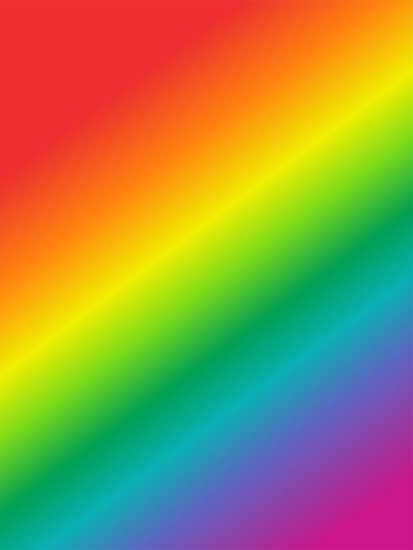
#> input picture data/rainbow.jpg, 413 x 550 px
$ jupyter execute 14_Histograms_Part2.ipynb   (shell and % lines are left out)
#> lines starting #> are read from the running program, lines starting #| are printed output that depends on the picture
[cell 1]
import cv2
import numpy as np
import matplotlib.pyplot as plt

[cell 2]
rainbow = cv2.imread("data/rainbow.jpg")
#> rainbow is the input picture: shape (550, 413, 3); mean B, G, R 72.8, 142.3, 152.3
show_rainbow = cv2.cvtColor(rainbow, cv2.COLOR_BGR2RGB)

img = rainbow
img.shape
#> Out = (550, 413, 3)

[cell 3]
# Creating mask

mask = np.zeros(img.shape[:2], np.uint8)
# Ignoring colour channels

# Creating an ROI for masking
mask[300:400, 100:400] = 255

plt.imshow(mask, cmap = "gray")
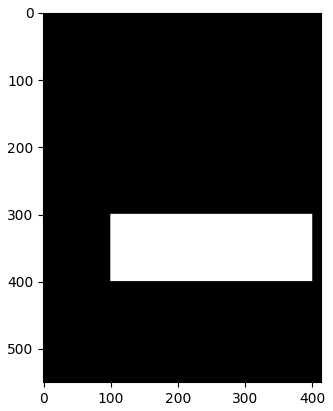
#> figure drawn by matplotlib, 1 panel

[cell 4]
masked_img = cv2.bitwise_and(img, img, mask=mask)
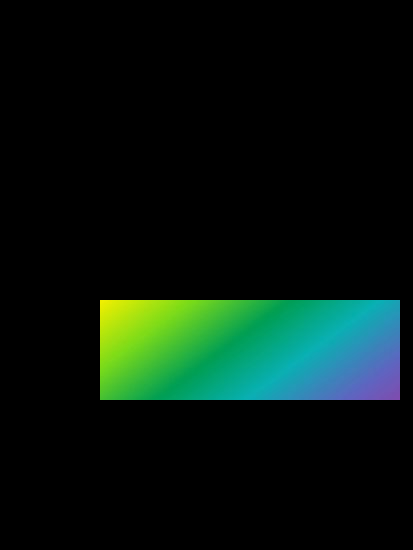
#> masked_img: shape (550, 413, 3); mean B, G, R 14.7, 22.5, 6.8
show_masked_img = cv2.bitwise_and(show_rainbow, show_rainbow, mask=mask)

plt.imshow(masked_img, cmap = "gray")

[cell 5]
plt.imshow(show_masked_img, cmap = "gray")

[cell 6]
# Calculating Histogram masked values for Red channel

hist_mask_values_red = cv2.calcHist([rainbow], channels=[2], mask=mask, histSize=[256], ranges=[0, 256])
#> hist_mask_values_red = 256 values, max 1332 at index 1, min 0 at index 221, mean 117.2

#One more without masking - Just to compare
hist_values_red = cv2.calcHist([rainbow], channels=[2], mask=None, histSize=[256], ranges=[0, 256])
#> hist_values_red = 256 values, max 20471 at index 236, min 70 at index 226, mean 887.3

[cell 7]
plt.plot(hist_mask_values_red)
plt.title("Red histogram for masked Rainbow")
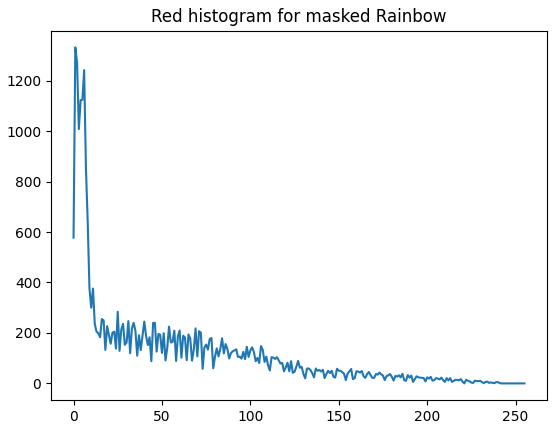
#> figure drawn by matplotlib, 1 panel; curve peaks at x = 1, y = 1332

[cell 8]
plt.plot(hist_values_red)
plt.title("Red histogram for original Rainbow")
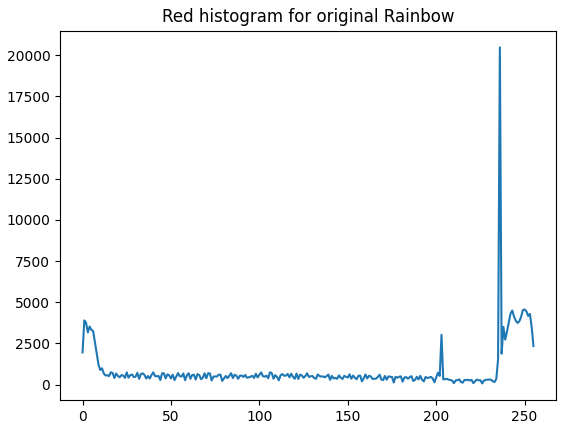
#> figure drawn by matplotlib, 1 panel; curve peaks at x = 236, y = 20471

[cell 9]
# Histogram Equalization

# Upload image as greyscale
gorilla = cv2.imread("data/gorilla.jpg", 0)
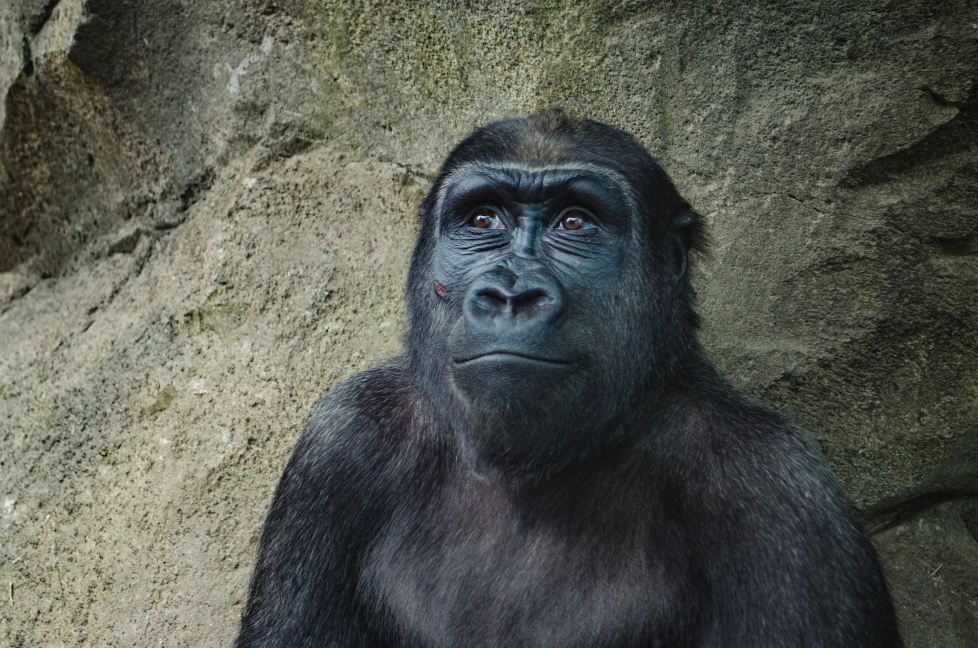
#> input picture data/gorilla.jpg, 1955 x 1295 px (shown at 1/2 size)
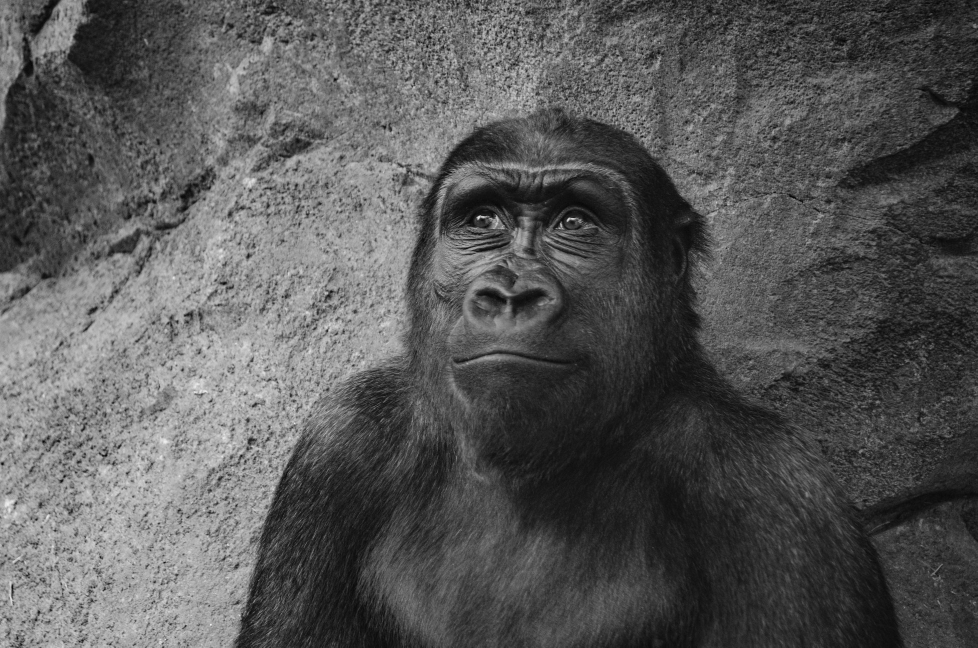
#> gorilla: shape (1295, 1955) (shown at 1/2 size); min 0, max 255, mean 87.1
gorilla.shape
#> Out = (1295, 1955)

[cell 10]
def display_img(img, cmap=None):
    fig = plt.figure(figsize=(10, 8))
    ax = fig.add_subplot(111)
    ax.imshow(img, cmap)

[cell 11]
display_img(gorilla, cmap = "gray")

[cell 12]
# Calculate histogram
hist_values = cv2.calcHist([gorilla], channels=[0], mask=None, histSize=[256], ranges=[0, 256])
#> hist_values = 256 values, max 24421 at index 38, min 0 at index 242, mean 9889.6
plt.plot(hist_values)
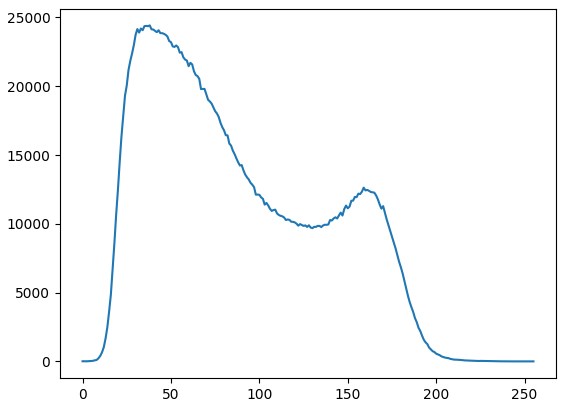
#> figure drawn by matplotlib, 1 panel; curve peaks at x = 38, y = 24421

[cell 13]
# Equalizing histogram
eq_gorilla = cv2.equalizeHist(gorilla)
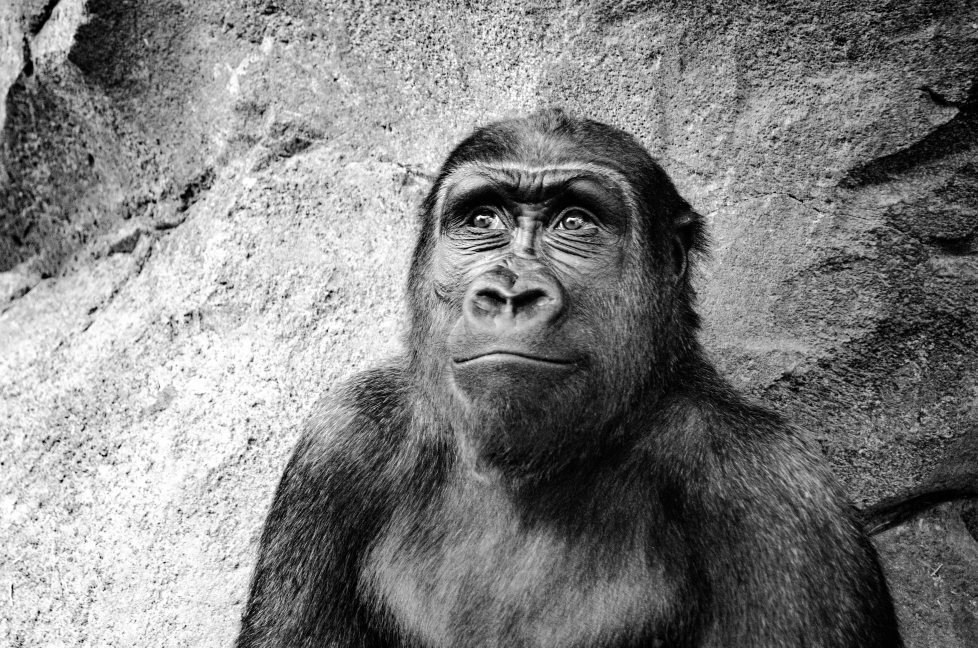
#> eq_gorilla: shape (1295, 1955) (shown at 1/2 size); min 0, max 255, mean 128.3
display_img(eq_gorilla, cmap = "gray")

[cell 14]
# Check histogram
hist_values = cv2.calcHist([eq_gorilla], channels=[0], mask=None, histSize=[256], ranges=[0, 256])
#> hist_values = 256 values, max 24421 at index 45, min 0 at index 6, mean 9889.6
plt.plot(hist_values)
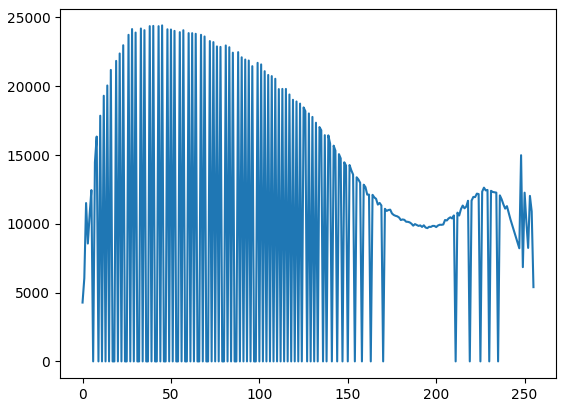
#> figure drawn by matplotlib, 1 panel; curve peaks at x = 45, y = 24421

[cell 15]
# Same activity for a coloured image

color_gorilla = cv2.imread("data/gorilla.jpg")
#> color_gorilla is the input picture: shape (1295, 1955, 3); mean B, G, R 80.4, 88.9, 86
show_gorilla = cv2.cvtColor(color_gorilla, cv2.COLOR_BGR2RGB)
display_img(show_gorilla)

[cell 16]
# To increase the contrast of a coloured image, translate that first to HSV colour scale (Hue, Saturation, Value)

hsv = cv2.cvtColor(color_gorilla, cv2.COLOR_BGR2HSV)
#> hsv: shape (1295, 1955, 3); mean H, S, V 59, 46.4, 91.6
# Check the value channel
print(hsv[:,:,2].min())
#| 1
print(hsv[:,:,2].max())
#| 255

# Now equalize
hsv[:,:,2] = cv2.equalizeHist(hsv[:,:,2])
#> hsv: shape (1295, 1955, 3); mean H, S, V 59, 46.4, 128.3

# Now view the equalized image
eq_color_gorilla = cv2.cvtColor(hsv, cv2.COLOR_HSV2RGB)
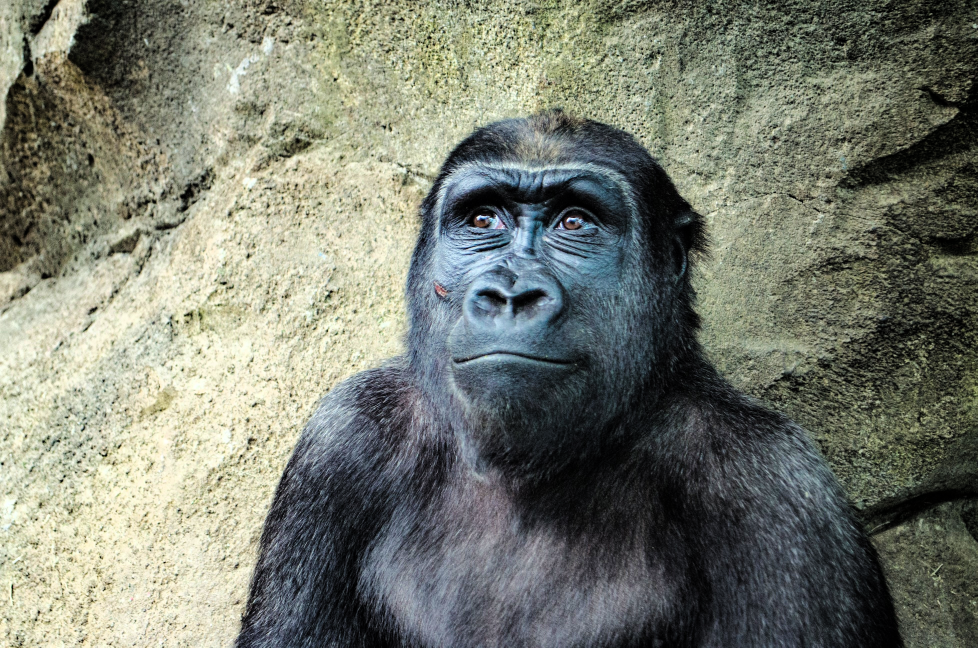
#> eq_color_gorilla: shape (1295, 1955, 3) (shown at 1/2 size); mean R, G, B 120.3, 124.4, 112.1

display_img(eq_color_gorilla)
